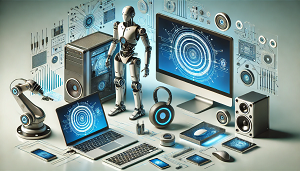
#> input picture full.png, 300 x 171 px
$ python OpenCvSampleApp05InteractiveV2.py
#> lines starting #> are read from the running program, lines starting #| are printed output that depends on the picture
#> further down, original_img is the input picture: shape (171, 300, 3); mean B, G, R 151.3, 153.5, 133.3
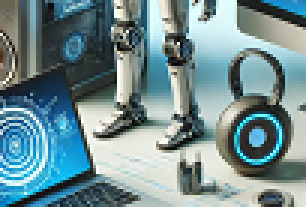
#> input picture part.png, 102 x 69 px (shown 3 times larger)
#> further down, template_img is the input picture: shape (69, 102, 3); mean B, G, R 144.8, 141.1, 113.6
# Поиск шаблона и вставка вырезанных изображений
# Когда у нас есть множество вырезанных изображений, попробуем вставить их обратно в оригинальное изображение.
# Звучит, как "эффективный труд", сначала нарезать на куски, а потом собирать обратно, но тем не
# менее, при поиске объектов этот метод может быть очень полезен!

# Функция cv2.matchTemplate
# Функция cv2.matchTemplate в OpenCV используется для выполнения задачи поиска шаблона. Эта функция принимает
# изображение и шаблон и возвращает карту корреляции, которая показывает, насколько хорошо каждый участок изображения
# соответствует шаблону.
#
# result = cv2.matchTemplate(image, templ, method)
# Параметры
# image : Входное изображение, в котором нужно найти шаблон. Может быть как цветным, так и черно-белым.
#
# templ : Шаблон для поиска. Размеры должны быть меньше, чем у изображения.
#
# method (int): Метод, используемый для сопоставления. Доступны следующие методы:
#
# cv2.TM_SQDIFF: Метод квадратичного отклонения. Возвращает местоположение с минимальным значением для наилучшего совпадения.
# cv2.TM_SQDIFF_NORMED: Нормализованный метод квадратичного отклонения. Похож на TM_SQDIFF, но значения нормализованы.
# cv2.TM_CCORR: Метод кросс-корреляции. Возвращает местоположение с максимальным значением для наилучшего совпадения.
# cv2.TM_CCORR_NORMED: Нормализованный метод кросс-корреляции. Похож на TM_CCORR, но значения нормализованы.
# cv2.TM_CCOEFF: Метод коэффициента корреляции. Возвращает местоположение с максимальным значением для наилучшего совпадения.
# cv2.TM_CCOEFF_NORMED: Нормализованный метод коэффициента корреляции. Похож на TM_CCOEFF, но значения нормализованы.
# Возвращаемое значение
# result : Карту корреляции, где каждый элемент показывает, насколько хорошо соответствующая область изображения
# совпадает с шаблоном. Размер карты корреляции:
# (W - w + 1, H - h + 1), где W и H — ширина и высота изображения, а w и h — ширина и высота шаблона.

# После того как мы получили карту корреляции result с помощью функции cv2.matchTemplate, нам нужно определить,
# где на изображении находится наилучшее совпадение с шаблоном. Для этого мы используем функцию cv2.minMaxLoc.
#
# Функция cv2.minMaxLoc находит минимальные и максимальные значения в массиве (в данном случае в карте корреляции) и их позиции.
#
# min_val: Минимальное значение корреляции в карте. В случае использования метода cv2.TM_SQDIFF это значение указывает
# на наилучшее совпадение.
# max_val: Максимальное значение корреляции в карте. В случае использования методов cv2.TM_CCORR, cv2.TM_CCOEFF и
# их нормализованных версий это значение указывает на наилучшее совпадение.
# В зависимости от метода, который вы выбрали для cv2.matchTemplate, наилучшее совпадение будет либо в min_loc, либо в max_loc.
#
# min_loc: Координаты (x, y) минимального значения корреляции в карте.
#
# max_loc: Координаты (x, y) максимального значения корреляции в карте.
# В данном примере используется метод cv2.TM_CCOEFF_NORMED, который возвращает наилучшее совпадение в max_loc.
#
# start_x, start_y = max_loc
#
# max_loc: Координаты верхнего левого угла области изображения, где шаблон максимально совпадает с изображением.
# start_x, start_y: Эти переменные содержат координаты верхнего левого угла наилучшего совпадения.

import cv2
import numpy as np
import base64
import matplotlib.pyplot as plt


def read_image(base64_str):
    img_data = base64.b64decode(base64_str)
    img = cv2.imdecode(np.frombuffer(img_data, np.uint8), cv2.IMREAD_COLOR)
    return img


def find_template(original, template):
    result = cv2.matchTemplate(original, template, cv2.TM_CCOEFF_NORMED)
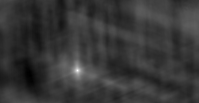
#> result: shape (103, 199) float32; min -0.284, max 1, mean -0.00327; drawn with min black and max white

    # Переворот карты результата по оси Y, для правильной визуализации
    result_flipped = np.flipud(result)
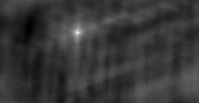
#> result_flipped: shape (103, 199) float32; min -0.284, max 1, mean -0.00327; drawn with min black and max white

    # Сохранение визуализации result в PNG файл
    plt.figure(figsize=(10, 5))
    plt.imshow(result_flipped, cmap='hot')
    plt.colorbar()
    plt.title('Карта совпадений')
    plt.savefig('template_matching_result.png')
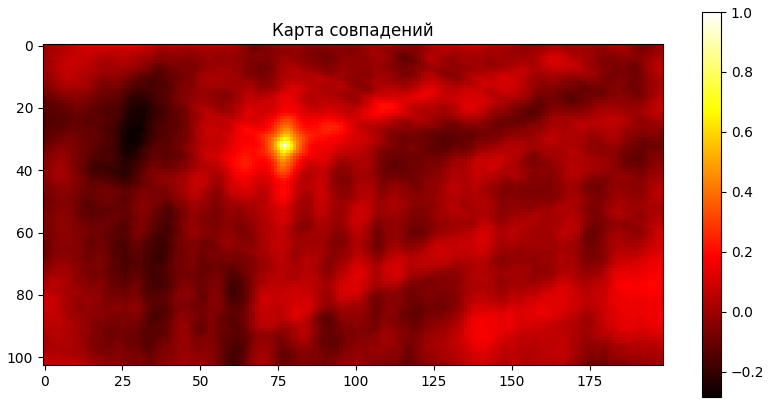
#> figure drawn by matplotlib, 2 panels
    plt.close()

    min_val, max_val, min_loc, max_loc = cv2.minMaxLoc(result)
#> min_val = -0.284; max_val = 1; min_loc = (30, 75); max_loc = (77, 70)
    start_x, start_y = max_loc
#> start_x = 77; start_y = 70
    end_x = start_x + template.shape[1]
#> end_x = 179
    end_y = start_y + template.shape[0]
#> end_y = 139
    return (start_x, start_y, end_x, end_y)


original_img = cv2.imread("full.png")
template_img = cv2.imread("part.png")

# Поиск координат шаблона на оригинальном изображении
coords = find_template(original_img, template_img)
#> coords = (77, 70, 179, 139)
print(coords)
#| (77, 70, 179, 139)
